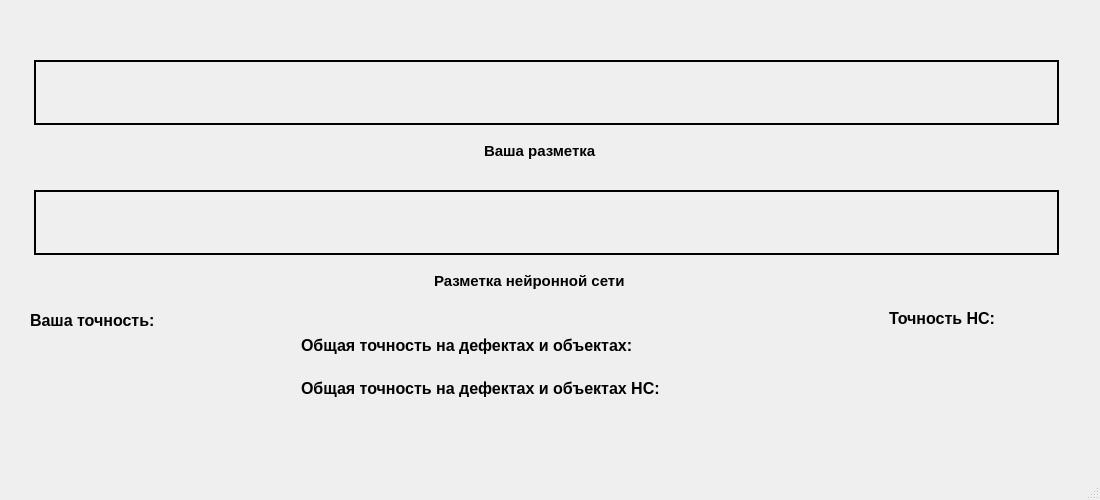
<?xml version="1.0" encoding="UTF-8"?>
<ui version="4.0">
 <class>MainWindow</class>
 <widget class="QMainWindow" name="MainWindow">
  <property name="geometry">
   <rect>
    <x>0</x>
    <y>0</y>
    <width>1100</width>
    <height>500</height>
   </rect>
  </property>
  <property name="minimumSize">
   <size>
    <width>1100</width>
    <height>500</height>
   </size>
  </property>
  <property name="maximumSize">
   <size>
    <width>1100</width>
    <height>500</height>
   </size>
  </property>
  <property name="windowTitle">
   <string>MainWindow</string>
  </property>
  <widget class="QWidget" name="centralwidget">
   <widget class="QLabel" name="canvas_3">
    <property name="geometry">
     <rect>
      <x>34</x>
      <y>60</y>
      <width>1025</width>
      <height>65</height>
     </rect>
    </property>
    <property name="sizePolicy">
     <sizepolicy hsizetype="MinimumExpanding" vsizetype="MinimumExpanding">
      <horstretch>0</horstretch>
      <verstretch>0</verstretch>
     </sizepolicy>
    </property>
    <property name="autoFillBackground">
     <bool>false</bool>
    </property>
    <property name="frameShape">
     <enum>QFrame::Box</enum>
    </property>
    <property name="lineWidth">
     <number>2</number>
    </property>
    <property name="text">
     <string/>
    </property>
   </widget>
   <widget class="QLabel" name="label">
    <property name="geometry">
     <rect>
      <x>490</x>
      <y>10</y>
      <width>211</width>
      <height>31</height>
     </rect>
    </property>
    <property name="font">
     <font>
      <family>Arial</family>
      <pointsize>16</pointsize>
      <weight>75</weight>
      <bold>true</bold>
      <kerning>true</kerning>
     </font>
    </property>
    <property name="text">
     <string/>
    </property>
   </widget>
   <widget class="QLabel" name="canvas_4">
    <property name="geometry">
     <rect>
      <x>34</x>
      <y>190</y>
      <width>1025</width>
      <height>65</height>
     </rect>
    </property>
    <property name="sizePolicy">
     <sizepolicy hsizetype="MinimumExpanding" vsizetype="MinimumExpanding">
      <horstretch>0</horstretch>
      <verstretch>0</verstretch>
     </sizepolicy>
    </property>
    <property name="autoFillBackground">
     <bool>false</bool>
    </property>
    <property name="frameShape">
     <enum>QFrame::Box</enum>
    </property>
    <property name="lineWidth">
     <number>2</number>
    </property>
    <property name="text">
     <string/>
    </property>
   </widget>
   <widget class="QLabel" name="label_2">
    <property name="geometry">
     <rect>
      <x>484</x>
      <y>140</y>
      <width>151</width>
      <height>21</height>
     </rect>
    </property>
    <property name="font">
     <font>
      <family>Arial</family>
      <pointsize>11</pointsize>
      <weight>75</weight>
      <bold>true</bold>
     </font>
    </property>
    <property name="text">
     <string>Ваша разметка</string>
    </property>
   </widget>
   <widget class="QLabel" name="label_3">
    <property name="geometry">
     <rect>
      <x>434</x>
      <y>270</y>
      <width>271</width>
      <height>21</height>
     </rect>
    </property>
    <property name="font">
     <font>
      <family>Arial</family>
      <pointsize>11</pointsize>
      <weight>75</weight>
      <bold>true</bold>
     </font>
    </property>
    <property name="text">
     <string>Разметка нейронной сети</string>
    </property>
   </widget>
   <widget class="QWidget" name="horizontalLayoutWidget">
    <property name="geometry">
     <rect>
      <x>30</x>
      <y>280</y>
      <width>301</width>
      <height>80</height>
     </rect>
    </property>
    <layout class="QHBoxLayout" name="horizontalLayout">
     <item>
      <widget class="QLabel" name="label_4">
       <property name="font">
        <font>
         <family>Arial</family>
         <pointsize>12</pointsize>
         <weight>75</weight>
         <bold>true</bold>
        </font>
       </property>
       <property name="text">
        <string>Ваша точность:</string>
       </property>
      </widget>
     </item>
     <item>
      <widget class="QLabel" name="label_5">
       <property name="font">
        <font>
         <family>Arial</family>
         <pointsize>12</pointsize>
        </font>
       </property>
       <property name="text">
        <string/>
       </property>
      </widget>
     </item>
    </layout>
   </widget>
   <widget class="QWidget" name="horizontalLayoutWidget_2">
    <property name="geometry">
     <rect>
      <x>889</x>
      <y>278</y>
      <width>211</width>
      <height>80</height>
     </rect>
    </property>
    <layout class="QHBoxLayout" name="horizontalLayout_2">
     <item>
      <widget class="QLabel" name="label_6">
       <property name="font">
        <font>
         <family>Arial</family>
         <pointsize>12</pointsize>
         <weight>75</weight>
         <bold>true</bold>
        </font>
       </property>
       <property name="text">
        <string>Точность НС:</string>
       </property>
      </widget>
     </item>
     <item>
      <widget class="QLabel" name="label_7">
       <property name="font">
        <font>
         <family>Arial</family>
         <pointsize>12</pointsize>
        </font>
       </property>
       <property name="text">
        <string/>
       </property>
      </widget>
     </item>
    </layout>
   </widget>
   <widget class="QWidget" name="verticalLayoutWidget">
    <property name="geometry">
     <rect>
      <x>301</x>
      <y>327</y>
      <width>751</width>
      <height>80</height>
     </rect>
    </property>
    <layout class="QVBoxLayout" name="verticalLayout">
     <item>
      <layout class="QHBoxLayout" name="horizontalLayout_3">
       <item>
        <widget class="QLabel" name="label_8">
         <property name="font">
          <font>
           <family>Arial</family>
           <pointsize>12</pointsize>
           <weight>75</weight>
           <bold>true</bold>
          </font>
         </property>
         <property name="text">
          <string>Общая точность на дефектах и объектах:</string>
         </property>
        </widget>
       </item>
       <item>
        <widget class="QLabel" name="label_9">
         <property name="font">
          <font>
           <family>Arial</family>
           <pointsize>12</pointsize>
          </font>
         </property>
         <property name="text">
          <string/>
         </property>
        </widget>
       </item>
      </layout>
     </item>
     <item>
      <layout class="QHBoxLayout" name="horizontalLayout_4">
       <item>
        <widget class="QLabel" name="label_10">
         <property name="font">
          <font>
           <family>Arial</family>
           <pointsize>12</pointsize>
           <weight>75</weight>
           <bold>true</bold>
          </font>
         </property>
         <property name="text">
          <string>Общая точность на дефектах и объектах НС:</string>
         </property>
        </widget>
       </item>
       <item>
        <widget class="QLabel" name="label_11">
         <property name="font">
          <font>
           <family>Arial</family>
           <pointsize>12</pointsize>
          </font>
         </property>
         <property name="text">
          <string/>
         </property>
        </widget>
       </item>
      </layout>
     </item>
    </layout>
   </widget>
  </widget>
  <widget class="QStatusBar" name="statusbar"/>
 </widget>
 <resources/>
 <connections/>
</ui>
